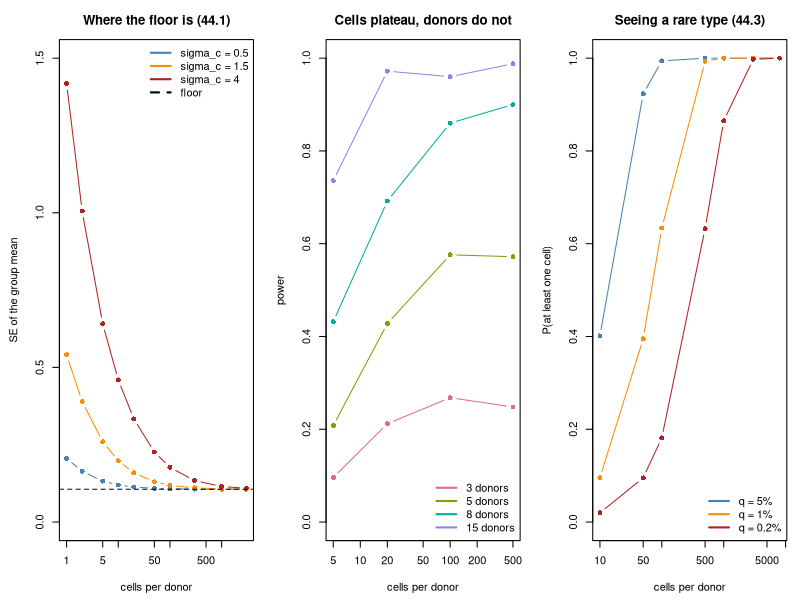

Here is the R script that generated this plot:
#' ---
#' title: "Applied 44 - Power and design for omics experiments"
#' output: html_document
#' ---
#'
#' **Curriculum link:** `stats.md` -> Topic 44, equations (44.1)-(44.3)
#' **Core modules used:** 01, 09, 40, 21
#'
#' ## The question
#'
#' Fixed budget. How many donors, how many cells per donor, how deep?
#'
#' ## A refinement to Module 01
#'
#' Module 01 showed that sub-samples hit a floor at $\sigma_d^2/n$ and
#' concluded that replicates buy power and sub-samples do not. That is
#' correct. This module locates the floor, and the location changes the
#' practical advice: in scRNA-seq the per-cell noise is so large that cells DO
#' buy power, steeply, until they suddenly stop.

#+ setup, message = FALSE
MODULE_NAME <- "44_power_and_design_for_omics"
OUT <- file.path(Sys.getenv("STATS_OUT", unset = "results"), MODULE_NAME)
dir.create(OUT, recursive = TRUE, showWarnings = FALSE)
header <- function(txt) cat("\n", strrep("=", 72), "\n", txt, "\n",
                            strrep("=", 72), "\n", sep = "")
set.seed(44)

#' ## 1. Where the floor actually is, eq. (44.1)
#'
#' $$\mathrm{Var}(\bar y)=\frac{\sigma_d^2}{n}+\frac{\sigma_c^2}{nm}
#'   \qquad (44.1)$$

#+ floor
header("1. Var(pseudobulk mean) = sigma_d^2/n + sigma_c^2/(nm)  (44.1)")
SD_DONOR <- 0.30        # biological variation between donors, log scale
cat(sprintf("  donor SD = %.2f. The per-cell SD depends on the gene's counts.\n\n",
            SD_DONOR))
cat(sprintf("  %-14s%s\n", "cells/donor",
            paste(sprintf("%14s", paste0("sigma_c=", c(0.5, 1.5, 4.0))),
                  collapse = "")))
for (m in c(1, 5, 20, 100, 500, 2000)) {
  row <- sapply(c(0.5, 1.5, 4.0),
                function(sc) sqrt(SD_DONOR^2 / 8 + sc^2 / (8 * m)))
  cat(sprintf("  %-14d%s\n", m,
              paste(sprintf("%14.4f", row), collapse = "")))
}
cat(sprintf("\n  floor (m -> infinity), n = 8 donors: %.4f\n",
            SD_DONOR / sqrt(8)))
cat("\n  Read across a row and then down a column. With a well-measured gene
  (sigma_c = 0.5) the floor is reached by about 20 cells and extra cells are
  wasted, which is the Module 01 conclusion.

  With a lowly expressed gene (sigma_c = 4.0) you are still far above the
  floor at 500 cells per donor. For that gene, cells are the binding
  constraint, not donors.

  Both statements are eq. (44.1). Which one applies depends on the gene, and a
  real experiment contains both kinds at once.\n")

#' ## 2. Simulated power across the three-way design

#+ power
header("2. Power over donors, cells and depth")
#' Simulate a two-group pseudobulk comparison. Per-cell counts are Poisson
#' with mean proportional to depth, so the per-cell measurement noise falls as
#' depth rises. Donor effects are the irreducible biological variation.
power_pseudobulk <- function(n_donors, n_cells, depth, effect = 0.5,
                             n_sim = 400, seed = 0) {
  set.seed(seed)
  hits <- 0
  for (i in seq_len(n_sim)) {
    vals <- lapply(0:1, function(grp) {
      donor_mean <- rnorm(n_donors, grp * effect, SD_DONOR)
      lam <- exp(donor_mean) * depth
      counts <- matrix(rpois(n_donors * n_cells, rep(lam, n_cells)), n_donors)
      log(rowSums(counts) + 1) - log(n_cells * depth)   # pseudobulk
    })
    # At very low depth every count can be zero, leaving nothing to test.
    # That is a failure to detect, so it counts as a non-rejection.
    pv <- tryCatch(t.test(vals[[2]], vals[[1]])$p.value, error = function(e) 1)
    hits <- hits + (pv < 0.05)
  }
  hits / n_sim
}
cat("  effect = 0.5 on the log scale, depth = 1.0 (a moderately expressed gene)\n\n")
cat(sprintf("  %-9s%s\n", "donors",
            paste(sprintf("%12s", paste0(c(5, 20, 100, 500), " cells")),
                  collapse = "")))
for (nd in c(3, 5, 8, 15)) {
  row <- sapply(c(5, 20, 100, 500),
                function(m) power_pseudobulk(nd, m, 1.0, seed = nd * 10 + m))
  cat(sprintf("  %-9d%s\n", nd, paste(sprintf("%12.2f", row), collapse = "")))
}
cat("\n  Read ACROSS: cells help, and then they stop helping. Read DOWN:
  donors keep helping all the way.

  The plateau is the floor from eq. (44.1). Past it, sequencing more cells
  from the same people adds cost and no information about the between-group
  difference. Before it, cells are genuinely buying power.

  The practical question is therefore not 'cells or donors' but 'where is the
  plateau for the genes I care about', and that depends on their expression.\n")

#' ## 3. The same table for a lowly expressed gene

#+ depth
header("3. Depth moves the plateau")
cat(sprintf("  %-9s%s\n", "depth",
            paste(sprintf("%12s", paste0(c(5, 20, 100, 500), " cells")),
                  collapse = "")))
for (dp in c(0.1, 0.5, 2.0)) {
  row <- sapply(c(5, 20, 100, 500),
                function(m) power_pseudobulk(6, m, dp, seed = round(dp * 100) + m))
  cat(sprintf("  %-9.1f%s\n", dp, paste(sprintf("%12.2f", row), collapse = "")))
}
cat("\n  At low depth the gene is barely detected per cell, so the per-cell
  noise is enormous and more cells keep helping well past 100. At high depth
  the plateau arrives early.

  This is the trade behind the standard advice that SHALLOW sequencing of MANY
  cells usually beats deep sequencing of few: for a fixed number of reads,
  spreading them over more cells reduces the sampling term in (44.1) faster
  than it raises per-cell precision. The advice is empirical, and it follows
  from this table rather than from a principle.\n")

#' ## 4. Cost, eq. (44.2)
#'
#' $$\text{cost}=n\,(c_{donor}+m\,c_{cell})\le B \qquad (44.2)$$

#+ budget
header("4. Optimising under a budget (44.2)")
C_DONOR <- 1200.0; C_CELL <- 0.30          # currency per donor, per cell
BUDGET <- 20000.0
cat(sprintf("  budget %s; donor costs %.0f, cell costs %.2f\n",
            format(BUDGET, big.mark = ","), C_DONOR, C_CELL))
cat("  Every row spends the whole budget. Two genes, same design.\n\n")
cat(sprintf("  %-9s%12s%13s%22s%22s\n", "donors", "cells each", "total cost",
            "power, well-measured", "power, lowly expr."))
grid <- c(3, 5, 7, 9, 11, 13, 15, 16)
pw_hi <- pw_lo <- rep(NA_real_, length(grid))
for (i in seq_along(grid)) {
  nd <- grid[i]
  m <- floor((BUDGET / nd - C_DONOR) / C_CELL)
  if (m < 5) next
  pw_hi[i] <- power_pseudobulk(nd, min(m, 2000), 1.0, n_sim = 300, seed = nd)
  pw_lo[i] <- power_pseudobulk(nd, min(m, 20000), 0.02, n_sim = 300,
                               seed = nd + 500)
  cat(sprintf("  %-9d%12s%13s%22.2f%22.2f\n", nd, format(m, big.mark = ","),
              format(round(nd * (C_DONOR + m * C_CELL)), big.mark = ","),
              pw_hi[i], pw_lo[i]))
}
cat(sprintf("\n  best design, well-measured gene : %d donors\n",
            grid[which.max(pw_hi)]))
cat(sprintf("  best design, lowly expressed gene: %d donors\n",
            grid[which.max(pw_lo)]))
cat("\n  The two genes want different designs out of the same money.

  For the WELL-MEASURED gene the plateau from eq. (44.1) arrives after a few
  dozen cells, so every design on this table already clears it. Cells beyond
  that buy nothing, donors buy everything, and the best designs sit at the far
  edge of the table, where cells are an afterthought. This is Module 01's
  advice, and here it is correct.

  For the LOWLY EXPRESSED gene the plateau is thousands of cells away. Power
  rises with donors at first, peaks, and then FALLS: past the peak, each extra
  donor takes so much money from the cell budget that every donor is measured
  too badly to be worth having. That is a genuinely interior optimum, and no
  rule of thumb would have found it.

  Note this optimum is for ONE estimand, differential expression between
  groups. The next section shows a different estimand with a different
  optimum, using exactly the same money.\n")

#' ## 5. A different question, a different design, eq. (44.3)
#'
#' $$P(\text{at least one cell of a type at frequency } q)=1-(1-q)^m
#'   \qquad (44.3)$$

#+ rare
header("5. Detecting a rare cell type (44.3)")
cat("  P(at least one cell of a type at frequency q) = 1 - (1-q)^m\n\n")
cat(sprintf("  %-14s%s\n", "cells/donor",
            paste(sprintf("%12s", paste0("q=", c(0.05, 0.01, 0.002))),
                  collapse = "")))
for (m in c(20, 100, 500, 2000, 5000))
  cat(sprintf("  %-14d%s\n", m,
              paste(sprintf("%12.3f", 1 - (1 - c(0.05, 0.01, 0.002))^m),
                    collapse = "")))
cat("\n  For a type at 0.2% frequency you need thousands of cells per donor
  just to SEE it, and seeing one cell is not the same as quantifying it: to
  estimate its abundance you need enough cells for the count to be stable.

  Compare with section 2, where 100 cells per donor was already past the
  plateau. Same money, opposite advice, because the estimand changed.

  This is the practical reason design questions cannot be answered
  generically. 'How many cells should I sequence' has no answer until someone
  says what the experiment is for.\n")

#' ## 6. Simulate the actual pipeline, not a formula

#+ closed-form
header("6. Closed-form power versus the pipeline you will run")
#' Closed form: two-sample t-test on donor means with a known variance.
closed_form_power <- function(nd, m, effect = 0.5, sc = 1.2) {
  var_ <- SD_DONOR^2 + sc^2 / m
  se <- sqrt(2 * var_ / nd)
  ncp <- effect / se
  crit <- qt(0.975, 2 * nd - 2)
  pt(crit, 2 * nd - 2, ncp, lower.tail = FALSE) +
    pt(-crit, 2 * nd - 2, ncp)
}
cat(sprintf("  %-9s%-9s%14s%21s\n", "donors", "cells", "closed form",
            "simulated pipeline"))
for (z in list(c(4, 50), c(6, 50), c(6, 200), c(10, 200)))
  cat(sprintf("  %-9d%-9d%14.2f%21.2f\n", z[1], z[2],
              closed_form_power(z[1], z[2]),
              power_pseudobulk(z[1], z[2], 1.0, n_sim = 400,
                               seed = z[1] * z[2])))
cat("\n  The closed form is in the right region but not reliable at small n,
  because it assumes a variance structure the pipeline does not exactly have:
  the pseudobulk log transform, the Poisson sampling and the estimated
  variance all matter.

  For a design that will be analysed with DESeq2, a mixed model or a
  pseudobulk pipeline, simulate THAT pipeline. A power calculation for a test
  you are not going to run is a number, not a plan. This is the ADEMP
  discipline of Module 40 applied to design.\n")

#' ## 7. Figure

#+ figure, fig.width = 13, fig.height = 4.5
png(file.path(OUT, "omics_power.png"), width = 1300, height = 450)
par(mfrow = c(1, 3), mar = c(4.5, 4.5, 3, 1))
ms <- c(1, 2, 5, 10, 20, 50, 100, 300, 1000, 3000)
cols <- c("steelblue", "darkorange", "firebrick")
scs <- c(0.5, 1.5, 4.0)
plot(ms, sqrt(SD_DONOR^2 / 8 + scs[1]^2 / (8 * ms)), type = "b", pch = 16,
     log = "x", col = cols[1], ylim = c(0, 1.5), xlab = "cells per donor",
     ylab = "SE of the group mean", main = "Where the floor is (44.1)")
for (i in 2:3)
  lines(ms, sqrt(SD_DONOR^2 / 8 + scs[i]^2 / (8 * ms)), type = "b", pch = 16,
        col = cols[i])
abline(h = SD_DONOR / sqrt(8), lty = 2)
legend("topright", c(paste0("sigma_c = ", scs), "floor"), lwd = 2, bty = "n",
       lty = c(1, 1, 1, 2), col = c(cols, "black"))
cellgrid <- c(5, 20, 100, 500)
pw <- sapply(c(3, 5, 8, 15), function(nd)
  sapply(cellgrid, function(m) power_pseudobulk(nd, m, 1.0, n_sim = 250,
                                                seed = nd * 10 + m)))
matplot(cellgrid, pw, type = "b", pch = 16, lty = 1, log = "x", ylim = c(0, 1),
        col = hcl.colors(4, "Dark 3"), xlab = "cells per donor",
        ylab = "power", main = "Cells plateau, donors do not")
legend("bottomright", paste0(c(3, 5, 8, 15), " donors"), lwd = 2, bty = "n",
       col = hcl.colors(4, "Dark 3"))
mm <- c(10, 50, 100, 500, 1000, 3000, 8000)
plot(mm, 1 - (1 - 0.05)^mm, type = "b", pch = 16, log = "x", col = "steelblue",
     ylim = c(0, 1), xlab = "cells per donor",
     ylab = "P(at least one cell)", main = "Seeing a rare type (44.3)")
lines(mm, 1 - (1 - 0.01)^mm, type = "b", pch = 16, col = "darkorange")
lines(mm, 1 - (1 - 0.002)^mm, type = "b", pch = 16, col = "firebrick")
legend("bottomright", c("q = 5%", "q = 1%", "q = 0.2%"), lwd = 2, bty = "n",
       col = c("steelblue", "darkorange", "firebrick"))
invisible(dev.off())
cat("\nFigure written to", file.path(OUT, "omics_power.png"), "\n")

#' # PROBLEMS
#'
#' ### Problem 1: Spend a fixed budget three ways
#'
#' With the same money, find the best design for (a) differential expression,
#' (b) finding a 1% cell type, and (c) quantifying a lowly expressed gene.

## ---- YOUR CODE HERE ----------------------------------------------------

## ---- SOLUTION (uncomment to check) -------------------------------------
# BUD <- 20000.0
# cat(sprintf("  %-9s%9s%11s%17s%17s\n", "donors", "cells", "DE power",
#             "P(see 1% type)", "low-gene power"))
# for (nd in c(3, 6, 10, 20)) {
#   m <- floor((BUD / nd - C_DONOR) / C_CELL)
#   if (m < 5) next
#   m <- min(m, 3000)
#   de <- power_pseudobulk(nd, min(m, 600), 1.0, n_sim = 250, seed = nd)
#   low <- power_pseudobulk(nd, min(m, 600), 0.15, n_sim = 250, seed = nd + 7)
#   cat(sprintf("  %-9d%9s%11.2f%17.3f%17.2f\n", nd,
#               format(m, big.mark = ","), de, 1 - (1 - 0.01)^m, low))
# }
#
# ## Three columns, three different optima from the same budget. Differential
# ## expression wants donors. Seeing a rare cell type wants cells, and with
# ## few donors you can afford a great many. The lowly expressed gene sits
# ## between them, because it needs both depth per cell and donors to average
# ## over.
# ##
# ## There is no design that is best at all three, which is the point. Decide
# ## the primary estimand before the budget meeting, and state explicitly what
# ## the design is NOT powered for. A study powered for DE that then reports a
# ## rare-population finding is reporting something its design cannot support.

#' ### Problem 2: How wrong is a power calculation with a guessed variance?
#'
#' Power calculations need $\sigma_d$, which you rarely know in advance.
#' Quantify the consequences of guessing it wrong.

## ---- YOUR CODE HERE ----------------------------------------------------

## ---- SOLUTION (uncomment to check) -------------------------------------
# TRUE_SD <- 0.30
# cat(sprintf("  true donor SD = %.2f. Design for 80%% power at effect 0.5.\n\n",
#             TRUE_SD))
# cat(sprintf("  %-14s%16s%15s\n", "assumed SD", "donors planned",
#             "ACTUAL power"))
# for (guess in c(0.15, 0.22, 0.30, 0.45, 0.60)) {
#   nd <- 3
#   while (nd < 200) {
#     se <- sqrt(2 * (guess^2 + 1.2^2 / 100) / nd)
#     if (pt(qt(0.975, 2*nd-2), 2*nd-2, 0.5/se, lower.tail = FALSE) > 0.80) break
#     nd <- nd + 1
#   }
#   actual <- power_pseudobulk(nd, 100, 1.0, n_sim = 500,
#                              seed = round(guess * 100))
#   cat(sprintf("  %-14.2f%16d%15.2f\n", guess, nd, actual))
# }
#
# ## Underestimating the donor SD by a factor of two roughly halves the
# ## achieved power, and the study is planned, funded and run before anyone
# ## finds out. Overestimating wastes money but is at least safe.
# ##
# ## Two responses. Estimate sigma_d from PILOT or PUBLIC data on the same
# ## tissue and platform rather than guessing, which is what tools like
# ## scPower do. And report power across a RANGE of plausible variances rather
# ## than a single number, so the reader can see how fragile the plan is.

#' ### Problem 3: Does adding donors always beat adding cells?
#'
#' Find the regime where the answer is no.

## ---- YOUR CODE HERE ----------------------------------------------------

## ---- SOLUTION (uncomment to check) -------------------------------------
# cat("  Starting from 6 donors x 30 cells. Which upgrade helps more?\n\n")
# cat(sprintf("  %-14s%11s%12s%11s%13s\n", "gene depth", "baseline",
#             "+2 donors", "x4 cells", "better buy"))
# for (dp in c(0.05, 0.2, 1.0, 4.0)) {
#   base <- power_pseudobulk(6, 30, dp, n_sim = 500, seed = round(dp * 100))
#   more_d <- power_pseudobulk(8, 30, dp, n_sim = 500, seed = round(dp*100) + 1)
#   more_c <- power_pseudobulk(6, 120, dp, n_sim = 500, seed = round(dp*100) + 2)
#   cat(sprintf("  %-14.2f%11.2f%12.2f%11.2f%13s\n", dp, base, more_d, more_c,
#               if (more_d > more_c) "donors" else "cells"))
# }
#
# ## At high depth the gene is measured well in every cell, the per-cell term
# ## in (44.1) is already small, and donors win, exactly as Module 01 says.
# ##
# ## At low depth the per-cell term dominates and quadrupling the cells wins,
# ## sometimes clearly. Module 01's conclusion is not wrong; it describes the
# ## regime past the plateau, and lowly expressed genes are not in it.
# ##
# ## The honest summary is that 'donors, not cells' is a good DEFAULT and a bad
# ## RULE. Check where your genes of interest sit relative to the plateau
# ## before committing a budget, because for the lowly expressed genes that
# ## motivate many single-cell studies the default advice is backwards.

#' ## What to take away
#'
#' 1. Eq. (44.1) is eq. (1.5). What changed is knowing **where the floor is**,
#'    and for lowly expressed genes it is far out.
#' 2. Cells buy power steeply and then stop. Donors keep buying it.
#' 3. Depth moves the plateau, which is why shallow-and-many usually beats
#'    deep-and-few for a fixed read budget.
#' 4. **The estimand decides the design.** DE wants donors, rare populations
#'    want cells, and the same budget gives different optima.
#' 5. Simulate the pipeline you will actually run, not a t-test you will not.
#'
#' **Next:** `45_longitudinal_causal.R`
